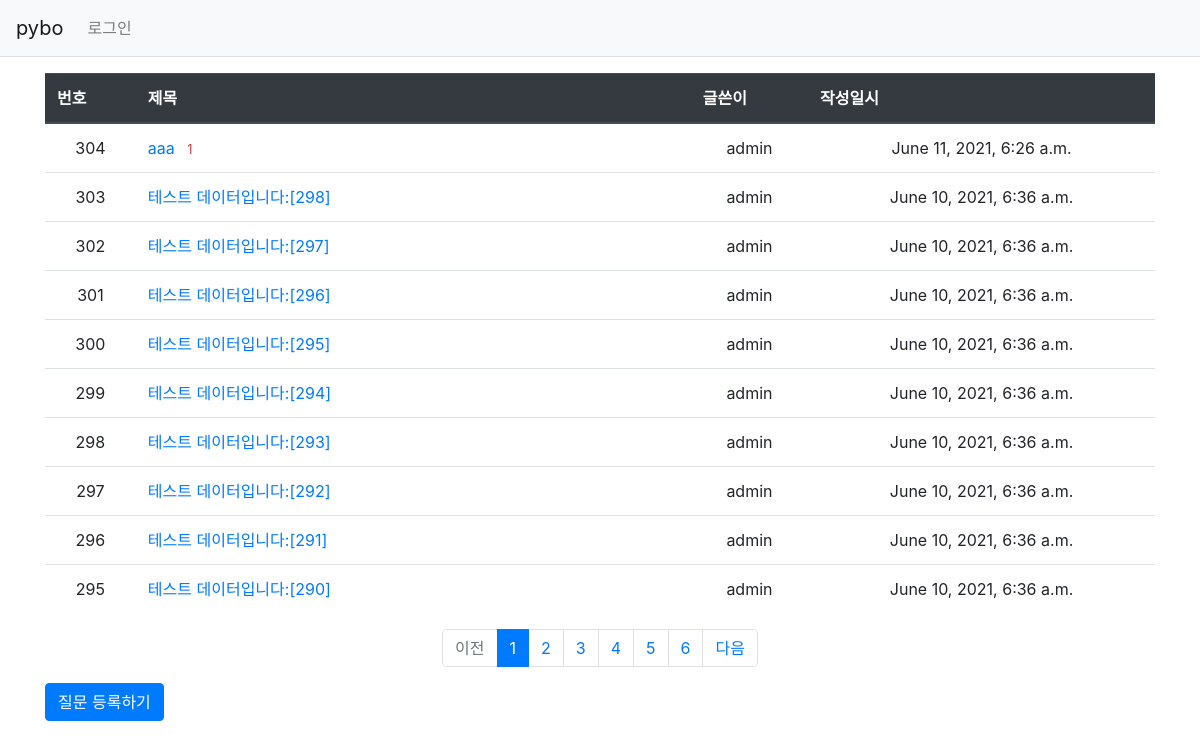
Screenshot of /pybo/ with the database file from the repository.
### pybo/models.py (models this page shows, shortened)
class Question(models.Model):
    author = models.ForeignKey(User, on_delete=models.CASCADE)
    subject = models.CharField(max_length=200)
    content = models.TextField()
    create_date = models.DateTimeField()
    modify_date = models.DateTimeField(null=True, blank=True)

### pybo/views.py (the view)
# urls.py: path('',views.index, name='index'),
def index(request):
    page = request.GET.get('page','1') # 페이지
    question_list = Question.objects.order_by('-create_date')
    paginator = Paginator(question_list, 10) #페이지당 10개씩 보여주기
    page_obj = paginator.get_page(page)
    context = {'question_list': page_obj}
    return render(request, 'pybo/question_list.html', context)

### pybo/templatetags/pybo_filter.py (called while the page is built)
@register.filter
def sub(value, arg):
    return value - arg

### templates/pybo/question_list.html
{% extends 'base.html' %}
{% block content %}
{% load pybo_filter %}
<div class="container my-3">
    <table class="table">
        <thead>
        <tr class="text center thead-dark">
            <th>번호</th>
            <th style="width:50%">제목</th>
            <th>글쓴이</th>
            <th>작성일시</th>
        </tr>
        </thead>
        <tbody>
        {% if question_list %}
        {% for question in question_list %}
        <tr class = "text-center">
            <td>{{ question_list.paginator.count|sub:question_list.start_index|sub:forloop.counter0|add:1 }}</td>
            <td class="text-left">
                <a href="{% url 'pybo:detail' question.id %}">{{ question.subject }}
                    {% if question.answer_set.count > 0 %}
                    <span class="text-danger small ml-2">
                        {{ question.answer_set.count }}
                    </span>
                    {% endif %}
                </a>
            </td>
            <td>{{ question.author.username }}</td>
            <td>{{ question.create_date }}</td>
        </tr>
        {% endfor %}
        {% else %}
        <tr>
            <td colspan="3">질문이 없습니다.</td>
        </tr>
        {% endif %}
        </tbody>
    </table>
    <ul class="pagination justify-content-center">
        {% if question_list.has_previous %}
        <li class="page-item">
            <a class="page-link" href="?page={{ question_list.previous_page_number }}">이전</a>
        </li>
        {% else %}
        <li class="page-item disabled">
            <a class="page-link" tabindex="-1" aria-disabled="true" href="#">이전</a>
        </li>
        {% endif %}
        {% for page_number in question_list.paginator.page_range %}
        {% if page_number >= question_list.number|add:-5 and page_number <= question_list.number|add:5 %}
            {% if page_number == question_list.number %}
            <li class="page-item active" aria-current="page">
                <a class="page-link" href="?page={{ page_number }}">{{ page_number }}</a>
            </li>
            {% else %}
            <li class="page-item">
                <a class="page-link" href="?page={{ page_number }}">{{ page_number }}</a>
            </li>
            {% endif %}
        {% endif %}
        {% endfor %}
        {% if question_list.has_next %}
        <li class="page-item">
            <a class="page-link" href="?page={{ question_list.next_page_number }}">다음</a>
        </li>
        {% else %}
        <li class="page-item disabled">
            <a class="page-link" tabindex="-1" aria-disabled="true" href="#">다음</a>
        </li>
        {% endif %}
    </ul>
    <a href="{% url 'pybo:question_create' %}" class="btn btn-primary">
        질문 등록하기
    </a>
</div>
{% endblock %}

### rows the page displays
Question: paginator.count|sub "304", subject "aaa", answer_set.count "1", author.username "admin", create_date "June 11, 2021, 6:26 a.m."
Question: paginator.count|sub "303", subject "테스트 데이터입니다:[298]", author.username "admin", create_date "June 10, 2021, 6:36 a.m."
Question: paginator.count|sub "302", subject "테스트 데이터입니다:[297]", author.username "admin", create_date "June 10, 2021, 6:36 a.m."
Question: paginator.count|sub "301", subject "테스트 데이터입니다:[296]", author.username "admin", create_date "June 10, 2021, 6:36 a.m."
Question: paginator.count|sub "300", subject "테스트 데이터입니다:[295]", author.username "admin", create_date "June 10, 2021, 6:36 a.m."
Question: paginator.count|sub "299", subject "테스트 데이터입니다:[294]", author.username "admin", create_date "June 10, 2021, 6:36 a.m."
Question: paginator.count|sub "298", subject "테스트 데이터입니다:[293]", author.username "admin", create_date "June 10, 2021, 6:36 a.m."
Question: paginator.count|sub "297", subject "테스트 데이터입니다:[292]", author.username "admin", create_date "June 10, 2021, 6:36 a.m."
Question: paginator.count|sub "296", subject "테스트 데이터입니다:[291]", author.username "admin", create_date "June 10, 2021, 6:36 a.m."
Question: paginator.count|sub "295", subject "테스트 데이터입니다:[290]", author.username "admin", create_date "June 10, 2021, 6:36 a.m."

### other values shown
{{ page_number }} "1"
{{ page_number }} "2" "3" "4" "5" "6"
